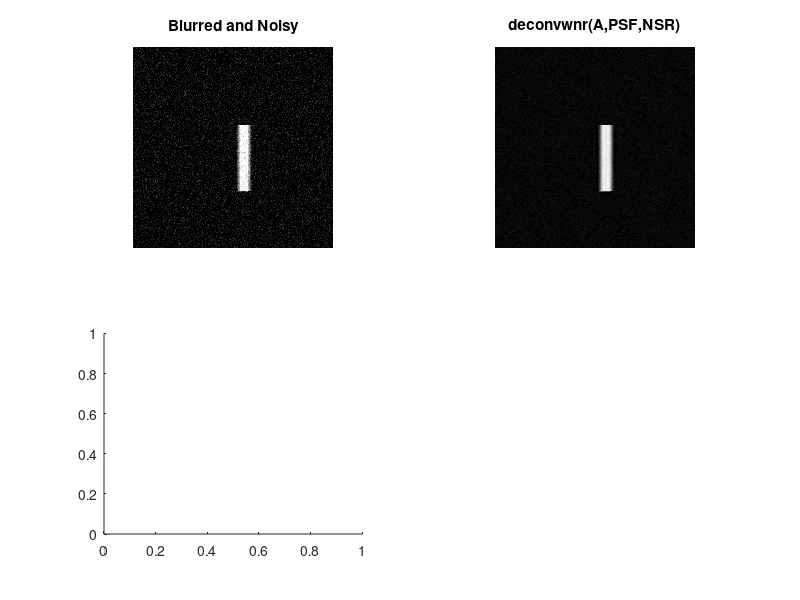

MATLAB code for this plot: (Note: this script raises an error after producing the figure.)
I=zeros(900,900);
I(351:648,476:525)=1;
noise=0.1*randn(size(I));
PSF=fspecial('motion',21,11);
Blurred=imfilter(I,PSF,'circular');
BlurredNoisy=im2uint8(Blurred+noise);
% NSR=sum(noise(:).^2)/sum(I(:).^2);
NP=abs(fftn(noise)).^2;
NPOW=sum(NP(:))/numel(noise);
NCORR=fftshift(real(ifftn(NP)));
IP=abs(fftn(I)).^2;
IPOW=sum(IP(:))/numel(I);
ICORR=fftshift(real(ifftn(IP)));
ICORR1=ICORR(:,ceil(size(I,1)/2));
NSR=NPOW/IPOW;
subplot(221);imshow(BlurredNoisy,[]);
title('Blurred and Noisy');
subplot(222);imshow(deconvwnr(BlurredNoisy,PSF,NSR),[]);
title('deconvwnr(A,PSF,NSR)');
subplot(223);imshow(deconvwnr(BlurredNoisy,PSF,NCORR,ICORR),[]);
title('deconvwnr(A,PSF,NCORR,ICORR)');
subplot(224);imshow(deconvwnr(BlurredNoisy,PSF,NCORR,ICORR1),[]);
title('deconvwnr(A,PSF,NCORR,ICORR1)');